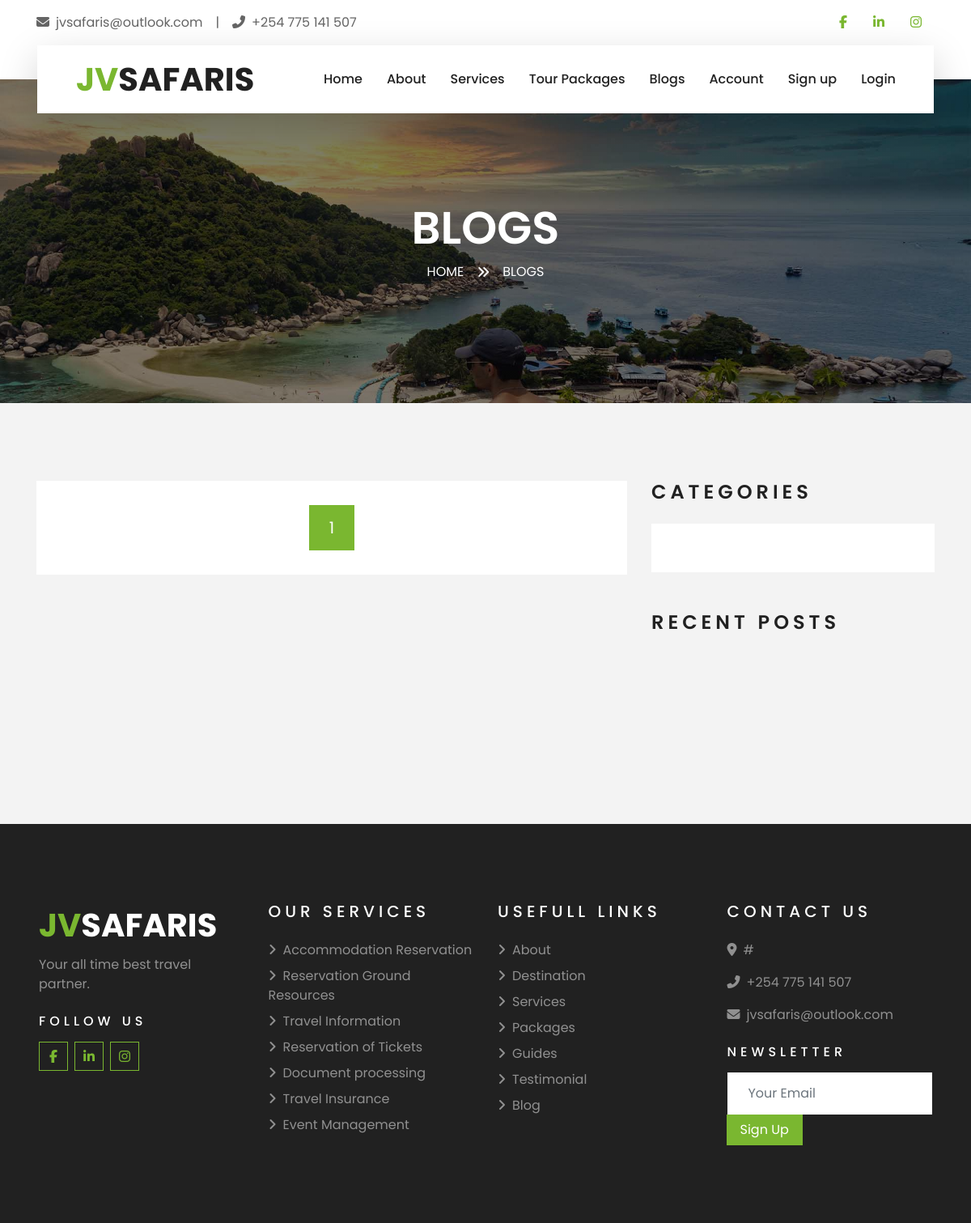
The app's page /blogs/?page=1, older data.
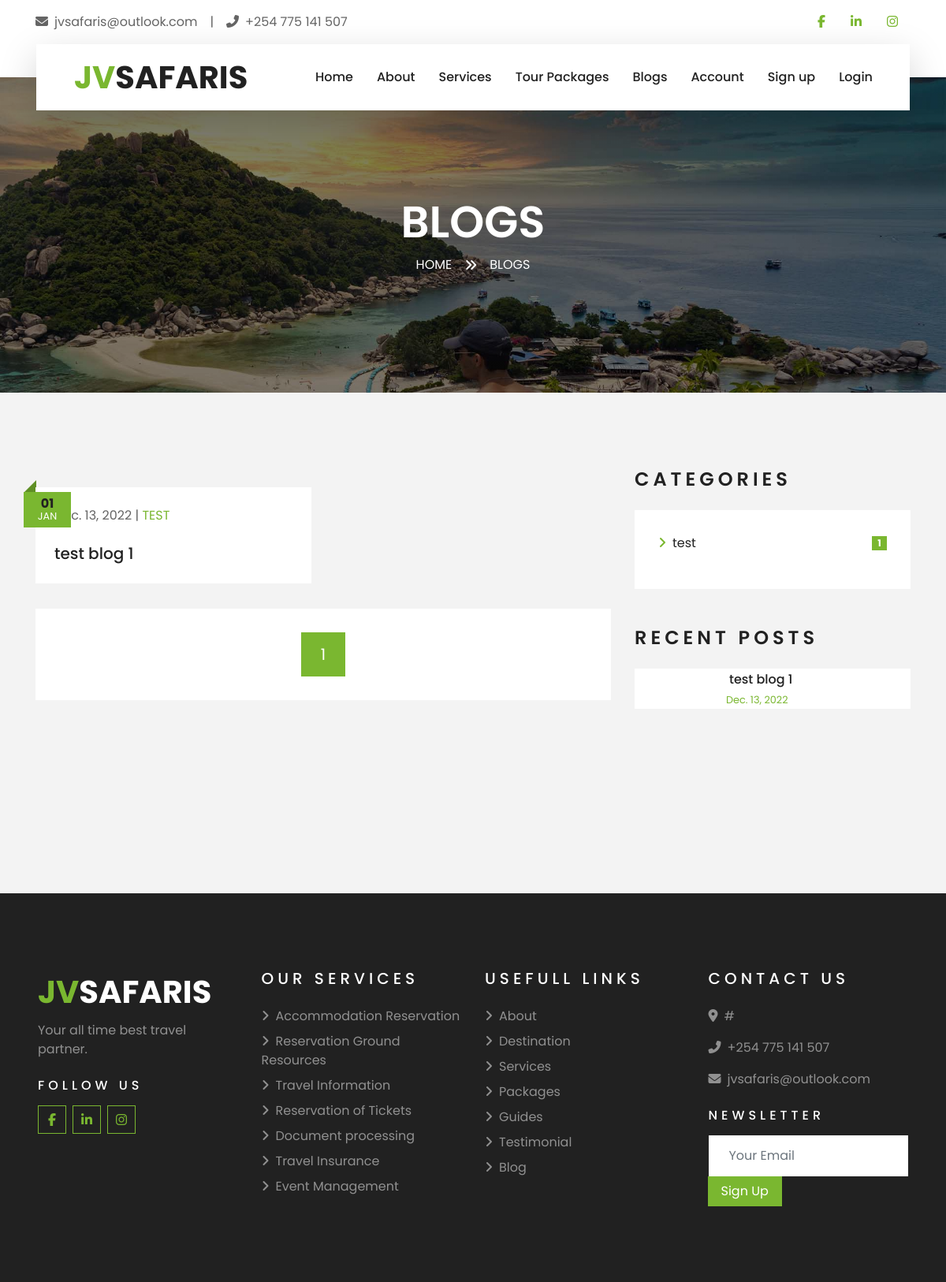
The same page, newer data.
### blogs/models.py (models this page shows, shortened)
class Blog(models.Model):
    heading = models.CharField(max_length = 2000)
    image = models.FileField()
    category = models.ForeignKey(BlogCategory,on_delete = models.CASCADE)
    date = models.DateField(auto_now_add=True)
    author = models.ForeignKey(Author,on_delete=models.CASCADE,default=None,null=True)

class BlogCategory(models.Model):
    category = models.CharField(max_length = 499)
    description = models.CharField(max_length = 400)
    def __str__(self):
        return self.category

### blogs/views.py (the view)
# urls.py: path('',views.index,name = 'index'),
def index(request):
    page = request.GET.get('page')
    b = Paginator(Blog.objects.order_by('-id').all(),8)
    blogs = b.page(page)
    c = Paginator(BlogCategory.objects.order_by('id').all(),4)
    categories = c.page(1)
    recent = Paginator(Blog.objects.order_by('id').reverse(),4)
    recent_blogs = recent.page(1)
    testimonials = Testimonial.objects.all()
    return render(request,'blogs/blog-home.html',{
        'blogs':blogs,
        'categories':categories,
        'recent_blogs':recent_blogs,
        'testimonials':testimonials
        })

### blogs/templates/blogs/blog-home.html (shortened to what this page needs)
{%extends 'JVSafarisMain/base.html'%}
{%load static%}
{%block pagetitle%}
Blogs
{%endblock%}
{%block subtitle%}
Blogs
{%endblock%}
{%block body%}
  <div class="container-fluid py-5">
    <div class="container py-5">
        <div class="row">
            <div class="col-lg-8">
                <div class="row pb-3">
                    {%for blog in blogs%}
                    <div class="col-md-6 mb-4 pb-2">
                        <div class="blog-item">
                            <div class="position-relative">
                                <div class="blog-date">
                                    <h6 class="font-weight-bold mb-n1">01</h6>
                                    <small class="text-white text-uppercase">Jan</small>
                                </div>
                            </div>
                            <div class="bg-white p-4">
                                <div class="d-flex mb-2">
                                    <p>{{blog.date | date}}</p>
                                    <p> | </p>
                                    <a class="text-primary text-uppercase text-decoration-none" href="">{{blog.category}}</a>
                                </div>
                                <a class="h5 m-0 text-decoration-none" href="{%url 'JVSBlogs:details' blog.id %}">{{blog.heading}}</a>
                            </div>
                        </div>
                    </div>
                    {%endfor%}
                    <div class="col-12">
                        <nav aria-label="Page navigation">
                            <ul class="pagination pagination-lg justify-content-center bg-white mb-0" style="padding: 30px;">
                              <li class="page-item active"><a class="page-link" href="#">{{blogs.number}}</a></li>
                            </ul>
                          </nav>
                    </div>
                </div>
            </div>
            <div class="col-lg-4 mt-5 mt-lg-0">
                  <div class="mb-5">
                    <h4 class="text-uppercase mb-4" style="letter-spacing: 5px;">Categories</h4>
                    <div class="bg-white" style="padding: 30px;">
                        <ul class="list-inline m-0">
                            {%for category in categories%}
                            <li class="mb-3 d-flex justify-content-between align-items-center">
                                <a class="text-dark" href="{%url 'JVSBlogs:category' category.id%}"><i class="fa fa-angle-right text-primary mr-2"></i>{{category.category}}</a>
                                <span class="badge badge-primary badge-pill">{{category.blog_set.count}}</span>
                            </li>
                            {%endfor%}
                        </ul>
                    </div>
                </div>
                <div class="mb-5">
                    <h4 class="text-uppercase mb-4" style="letter-spacing: 5px;">Recent Posts</h4>
                    {%for blog in recent_blogs%}
                    <a class="d-flex align-items-center text-decoration-none bg-white mb-3" href="{%url 'JVSBlogs:details' blog.id%}">
                        <div class="pl-3">
                            <h6 class="m-1">{{blog.heading}}</h6>
                            <small>{{blog.date}}</small>
                        </div>
                    </a>
                    {%endfor%}
                </div>
            </div>
        </div>
    </div>
</div>
{%endblock%}

Row changes from the older to the newer data that the page shows:
added Blog: date "Dec. 13, 2022", category "TEST", heading "test blog 1"
added BlogCategory: category "test", blog_set.count "1"
